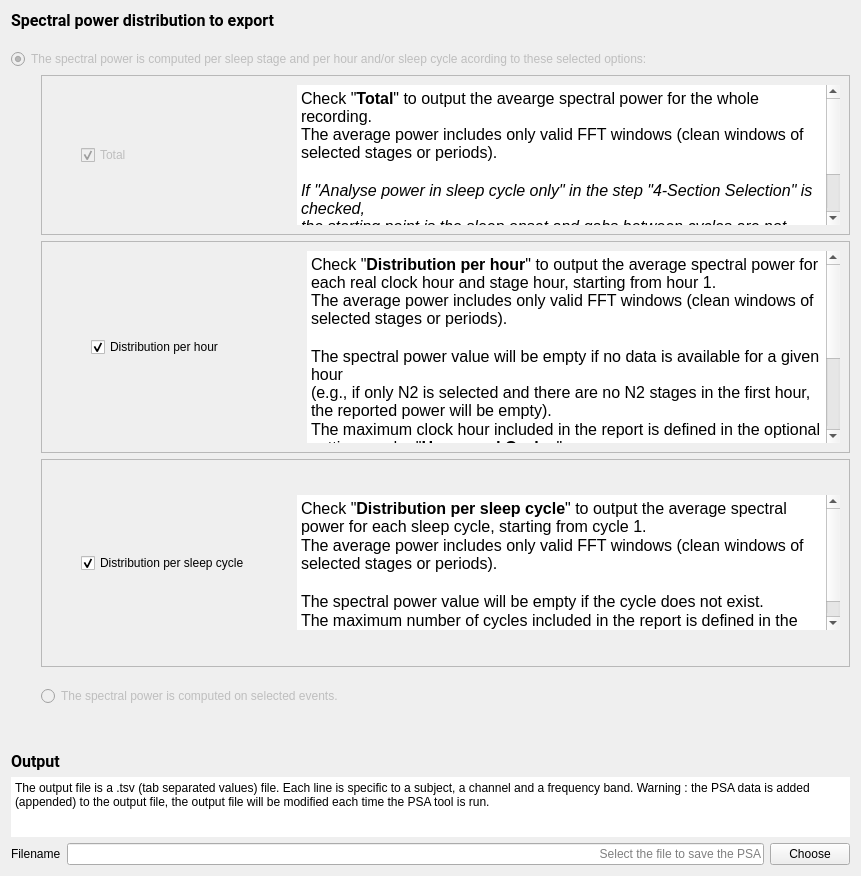
<?xml version="1.0" encoding="UTF-8"?>
<ui version="4.0">
 <class>Outputfiles</class>
 <widget class="QWidget" name="Outputfiles">
  <property name="geometry">
   <rect>
    <x>0</x>
    <y>0</y>
    <width>861</width>
    <height>876</height>
   </rect>
  </property>
  <property name="windowTitle">
   <string/>
  </property>
  <property name="styleSheet">
   <string>font: 12pt &quot;Roboto&quot;;</string>
  </property>
  <layout class="QVBoxLayout" name="verticalLayout_3">
   <item>
    <widget class="QLabel" name="label">
     <property name="font">
      <font>
       <family>Roboto</family>
       <pointsize>12</pointsize>
       <italic>false</italic>
       <bold>false</bold>
      </font>
     </property>
     <property name="text">
      <string>&lt;html&gt;&lt;head/&gt;&lt;body&gt;&lt;p&gt;&lt;span style=&quot; font-weight:600;&quot;&gt;Spectral power distribution to export&lt;/span&gt;&lt;/p&gt;&lt;/body&gt;&lt;/html&gt;</string>
     </property>
    </widget>
   </item>
   <item>
    <spacer name="verticalSpacer_4">
     <property name="orientation">
      <enum>Qt::Orientation::Vertical</enum>
     </property>
     <property name="sizeType">
      <enum>QSizePolicy::Policy::Fixed</enum>
     </property>
     <property name="sizeHint" stdset="0">
      <size>
       <width>20</width>
       <height>13</height>
      </size>
     </property>
    </spacer>
   </item>
   <item>
    <widget class="QRadioButton" name="radioButton_stage">
     <property name="enabled">
      <bool>false</bool>
     </property>
     <property name="toolTip">
      <string>To enable the radio button go to the Section Selection Step.</string>
     </property>
     <property name="text">
      <string>The spectral power is computed per sleep stage and per hour and/or sleep cycle acording to these selected options:</string>
     </property>
     <property name="checked">
      <bool>true</bool>
     </property>
    </widget>
   </item>
   <item>
    <layout class="QHBoxLayout" name="horizontalLayout_5">
     <item>
      <spacer name="horizontalSpacer_2">
       <property name="orientation">
        <enum>Qt::Orientation::Horizontal</enum>
       </property>
       <property name="sizeType">
        <enum>QSizePolicy::Policy::Fixed</enum>
       </property>
       <property name="sizeHint" stdset="0">
        <size>
         <width>30</width>
         <height>13</height>
        </size>
       </property>
      </spacer>
     </item>
     <item>
      <layout class="QVBoxLayout" name="verticalLayout">
       <item>
        <widget class="QFrame" name="frame">
         <property name="frameShape">
          <enum>QFrame::Shape::StyledPanel</enum>
         </property>
         <property name="frameShadow">
          <enum>QFrame::Shadow::Raised</enum>
         </property>
         <layout class="QHBoxLayout" name="horizontalLayout">
          <item>
           <spacer name="horizontalSpacer_3">
            <property name="orientation">
             <enum>Qt::Orientation::Horizontal</enum>
            </property>
            <property name="sizeType">
             <enum>QSizePolicy::Policy::Fixed</enum>
            </property>
            <property name="sizeHint" stdset="0">
             <size>
              <width>30</width>
              <height>20</height>
             </size>
            </property>
           </spacer>
          </item>
          <item>
           <widget class="QCheckBox" name="total_checkBox">
            <property name="enabled">
             <bool>false</bool>
            </property>
            <property name="minimumSize">
             <size>
              <width>210</width>
              <height>0</height>
             </size>
            </property>
            <property name="maximumSize">
             <size>
              <width>210</width>
              <height>16777215</height>
             </size>
            </property>
            <property name="toolTip">
             <string/>
            </property>
            <property name="text">
             <string>Total</string>
            </property>
            <property name="checked">
             <bool>true</bool>
            </property>
           </widget>
          </item>
          <item>
           <widget class="QTextEdit" name="textEdit_tot">
            <property name="sizePolicy">
             <sizepolicy hsizetype="Expanding" vsizetype="Preferred">
              <horstretch>0</horstretch>
              <verstretch>0</verstretch>
             </sizepolicy>
            </property>
            <property name="maximumSize">
             <size>
              <width>16777215</width>
              <height>140</height>
             </size>
            </property>
            <property name="frameShape">
             <enum>QFrame::Shape::NoFrame</enum>
            </property>
            <property name="frameShadow">
             <enum>QFrame::Shadow::Plain</enum>
            </property>
            <property name="lineWidth">
             <number>0</number>
            </property>
            <property name="readOnly">
             <bool>true</bool>
            </property>
            <property name="html">
             <string>&lt;!DOCTYPE HTML PUBLIC &quot;-//W3C//DTD HTML 4.0//EN&quot; &quot;http://www.w3.org/TR/REC-html40/strict.dtd&quot;&gt;
&lt;html&gt;&lt;head&gt;&lt;meta name=&quot;qrichtext&quot; content=&quot;1&quot; /&gt;&lt;meta charset=&quot;utf-8&quot; /&gt;&lt;style type=&quot;text/css&quot;&gt;
p, li { white-space: pre-wrap; }
hr { height: 1px; border-width: 0; }
li.unchecked::marker { content: &quot;\2610&quot;; }
li.checked::marker { content: &quot;\2612&quot;; }
&lt;/style&gt;&lt;/head&gt;&lt;body style=&quot; font-family:'Roboto'; font-size:12pt; font-weight:400; font-style:normal;&quot;&gt;
&lt;p style=&quot; margin-top:0px; margin-bottom:0px; margin-left:0px; margin-right:0px; -qt-block-indent:0; text-indent:0px;&quot;&gt;Check &amp;quot;&lt;span style=&quot; font-weight:600;&quot;&gt;Total&lt;/span&gt;&amp;quot; to output the avearge spectral power for the whole recording. &lt;br /&gt;The average power includes only valid FFT windows (clean windows of selected stages or periods).&lt;/p&gt;
&lt;p style=&quot;-qt-paragraph-type:empty; margin-top:0px; margin-bottom:0px; margin-left:0px; margin-right:0px; -qt-block-indent:0; text-indent:0px;&quot;&gt;&lt;br /&gt;&lt;/p&gt;
&lt;p style=&quot; margin-top:0px; margin-bottom:0px; margin-left:0px; margin-right:0px; -qt-block-indent:0; text-indent:0px;&quot;&gt;&lt;span style=&quot; font-style:italic;&quot;&gt;If &amp;quot;Analyse power in sleep cycle only&amp;quot; in the step &amp;quot;4-Section Selection&amp;quot; is checked, &lt;br /&gt;the starting point is the sleep onset and gabs between cycles are not analysed.&lt;br /&gt;Otherwise all the recording is analysed, even before the sleep onset and after the last asleep epoch.&lt;/span&gt;&lt;/p&gt;&lt;/body&gt;&lt;/html&gt;</string>
            </property>
           </widget>
          </item>
         </layout>
        </widget>
       </item>
       <item>
        <widget class="QFrame" name="frame_2">
         <property name="frameShape">
          <enum>QFrame::Shape::StyledPanel</enum>
         </property>
         <property name="frameShadow">
          <enum>QFrame::Shadow::Raised</enum>
         </property>
         <layout class="QHBoxLayout" name="horizontalLayout_3">
          <item>
           <spacer name="horizontalSpacer">
            <property name="orientation">
             <enum>Qt::Orientation::Horizontal</enum>
            </property>
            <property name="sizeType">
             <enum>QSizePolicy::Policy::Fixed</enum>
            </property>
            <property name="sizeHint" stdset="0">
             <size>
              <width>40</width>
              <height>20</height>
             </size>
            </property>
           </spacer>
          </item>
          <item>
           <widget class="QCheckBox" name="hour_checkBox">
            <property name="minimumSize">
             <size>
              <width>210</width>
              <height>0</height>
             </size>
            </property>
            <property name="maximumSize">
             <size>
              <width>210</width>
              <height>16777215</height>
             </size>
            </property>
            <property name="toolTip">
             <string/>
            </property>
            <property name="text">
             <string>Distribution per hour</string>
            </property>
            <property name="checked">
             <bool>true</bool>
            </property>
           </widget>
          </item>
          <item>
           <widget class="QTextEdit" name="textEdit_hour">
            <property name="sizePolicy">
             <sizepolicy hsizetype="Expanding" vsizetype="Expanding">
              <horstretch>0</horstretch>
              <verstretch>0</verstretch>
             </sizepolicy>
            </property>
            <property name="minimumSize">
             <size>
              <width>0</width>
              <height>0</height>
             </size>
            </property>
            <property name="maximumSize">
             <size>
              <width>16777215</width>
              <height>16777215</height>
             </size>
            </property>
            <property name="frameShape">
             <enum>QFrame::Shape::NoFrame</enum>
            </property>
            <property name="frameShadow">
             <enum>QFrame::Shadow::Plain</enum>
            </property>
            <property name="lineWidth">
             <number>0</number>
            </property>
            <property name="readOnly">
             <bool>true</bool>
            </property>
            <property name="html">
             <string>&lt;!DOCTYPE HTML PUBLIC &quot;-//W3C//DTD HTML 4.0//EN&quot; &quot;http://www.w3.org/TR/REC-html40/strict.dtd&quot;&gt;
&lt;html&gt;&lt;head&gt;&lt;meta name=&quot;qrichtext&quot; content=&quot;1&quot; /&gt;&lt;meta charset=&quot;utf-8&quot; /&gt;&lt;style type=&quot;text/css&quot;&gt;
p, li { white-space: pre-wrap; }
hr { height: 1px; border-width: 0; }
li.unchecked::marker { content: &quot;\2610&quot;; }
li.checked::marker { content: &quot;\2612&quot;; }
&lt;/style&gt;&lt;/head&gt;&lt;body style=&quot; font-family:'Roboto'; font-size:12pt; font-weight:400; font-style:normal;&quot;&gt;
&lt;p style=&quot; margin-top:0px; margin-bottom:0px; margin-left:0px; margin-right:0px; -qt-block-indent:0; text-indent:0px;&quot;&gt;Check &amp;quot;&lt;span style=&quot; font-weight:600;&quot;&gt;Distribution per hour&lt;/span&gt;&amp;quot; to output the average spectral power for each real clock hour and stage hour, starting from hour 1. &lt;br /&gt;The average power includes only valid FFT windows (clean windows of selected stages or periods).&lt;/p&gt;
&lt;p style=&quot;-qt-paragraph-type:empty; margin-top:0px; margin-bottom:0px; margin-left:0px; margin-right:0px; -qt-block-indent:0; text-indent:0px;&quot;&gt;&lt;br /&gt;&lt;/p&gt;
&lt;p style=&quot; margin-top:0px; margin-bottom:0px; margin-left:0px; margin-right:0px; -qt-block-indent:0; text-indent:0px;&quot;&gt;The spectral power value will be empty if no data is available for a given hour &lt;br /&gt;(e.g., if only N2 is selected and there are no N2 stages in the first hour, the reported power will be empty).&lt;/p&gt;
&lt;p style=&quot; margin-top:0px; margin-bottom:0px; margin-left:0px; margin-right:0px; -qt-block-indent:0; text-indent:0px;&quot;&gt;The maximum clock hour included in the report is defined in the optional settings under &amp;quot;&lt;span style=&quot; font-weight:600;&quot;&gt;Hours and Cycles&lt;/span&gt;&amp;quot;.&lt;/p&gt;
&lt;p style=&quot;-qt-paragraph-type:empty; margin-top:0px; margin-bottom:0px; margin-left:0px; margin-right:0px; -qt-block-indent:0; text-indent:0px;&quot;&gt;&lt;br /&gt;&lt;/p&gt;
&lt;p style=&quot; margin-top:0px; margin-bottom:0px; margin-left:0px; margin-right:0px; -qt-block-indent:0; text-indent:0px;&quot;&gt;&lt;span style=&quot; font-style:italic;&quot;&gt;If &amp;quot;Analyse power in sleep cycle only&amp;quot; in the step &amp;quot;4-Section Selection&amp;quot; is checked, &lt;br /&gt;the starting point is the sleep onset and gabs between cycles are not analysed.&lt;br /&gt;Otherwise all the recording is analysed, even before the sleep onset and after the last asleep epoch.&lt;/span&gt;&lt;/p&gt;&lt;/body&gt;&lt;/html&gt;</string>
            </property>
           </widget>
          </item>
         </layout>
        </widget>
       </item>
       <item>
        <widget class="QFrame" name="frame_3">
         <property name="frameShape">
          <enum>QFrame::Shape::StyledPanel</enum>
         </property>
         <property name="frameShadow">
          <enum>QFrame::Shadow::Raised</enum>
         </property>
         <layout class="QHBoxLayout" name="horizontalLayout_4">
          <item>
           <spacer name="horizontalSpacer_4">
            <property name="orientation">
             <enum>Qt::Orientation::Horizontal</enum>
            </property>
            <property name="sizeType">
             <enum>QSizePolicy::Policy::Fixed</enum>
            </property>
            <property name="sizeHint" stdset="0">
             <size>
              <width>30</width>
              <height>20</height>
             </size>
            </property>
           </spacer>
          </item>
          <item>
           <widget class="QCheckBox" name="cycle_checkBox">
            <property name="minimumSize">
             <size>
              <width>210</width>
              <height>0</height>
             </size>
            </property>
            <property name="maximumSize">
             <size>
              <width>210</width>
              <height>16777215</height>
             </size>
            </property>
            <property name="toolTip">
             <string/>
            </property>
            <property name="text">
             <string>Distribution per sleep cycle</string>
            </property>
            <property name="checked">
             <bool>true</bool>
            </property>
           </widget>
          </item>
          <item>
           <widget class="QTextEdit" name="textEdit_cycle">
            <property name="sizePolicy">
             <sizepolicy hsizetype="Expanding" vsizetype="Expanding">
              <horstretch>0</horstretch>
              <verstretch>0</verstretch>
             </sizepolicy>
            </property>
            <property name="minimumSize">
             <size>
              <width>0</width>
              <height>0</height>
             </size>
            </property>
            <property name="maximumSize">
             <size>
              <width>16777215</width>
              <height>135</height>
             </size>
            </property>
            <property name="frameShape">
             <enum>QFrame::Shape::NoFrame</enum>
            </property>
            <property name="frameShadow">
             <enum>QFrame::Shadow::Plain</enum>
            </property>
            <property name="lineWidth">
             <number>0</number>
            </property>
            <property name="readOnly">
             <bool>true</bool>
            </property>
            <property name="html">
             <string>&lt;!DOCTYPE HTML PUBLIC &quot;-//W3C//DTD HTML 4.0//EN&quot; &quot;http://www.w3.org/TR/REC-html40/strict.dtd&quot;&gt;
&lt;html&gt;&lt;head&gt;&lt;meta name=&quot;qrichtext&quot; content=&quot;1&quot; /&gt;&lt;meta charset=&quot;utf-8&quot; /&gt;&lt;style type=&quot;text/css&quot;&gt;
p, li { white-space: pre-wrap; }
hr { height: 1px; border-width: 0; }
li.unchecked::marker { content: &quot;\2610&quot;; }
li.checked::marker { content: &quot;\2612&quot;; }
&lt;/style&gt;&lt;/head&gt;&lt;body style=&quot; font-family:'Roboto'; font-size:12pt; font-weight:400; font-style:normal;&quot;&gt;
&lt;p style=&quot; margin-top:0px; margin-bottom:0px; margin-left:0px; margin-right:0px; -qt-block-indent:0; text-indent:0px;&quot;&gt;Check &amp;quot;&lt;span style=&quot; font-weight:600;&quot;&gt;Distribution per sleep cycle&lt;/span&gt;&amp;quot; to output the average spectral power for each sleep cycle, starting from cycle 1. &lt;/p&gt;
&lt;p style=&quot; margin-top:0px; margin-bottom:0px; margin-left:0px; margin-right:0px; -qt-block-indent:0; text-indent:0px;&quot;&gt;The average power includes only valid FFT windows (clean windows of selected stages or periods).&lt;/p&gt;
&lt;p style=&quot;-qt-paragraph-type:empty; margin-top:0px; margin-bottom:0px; margin-left:0px; margin-right:0px; -qt-block-indent:0; text-indent:0px;&quot;&gt;&lt;br /&gt;&lt;/p&gt;
&lt;p style=&quot; margin-top:0px; margin-bottom:0px; margin-left:0px; margin-right:0px; -qt-block-indent:0; text-indent:0px;&quot;&gt;The spectral power value will be empty if the cycle does not exist.&lt;/p&gt;
&lt;p style=&quot; margin-top:0px; margin-bottom:0px; margin-left:0px; margin-right:0px; -qt-block-indent:0; text-indent:0px;&quot;&gt;The maximum number of cycles included in the report is defined in the optional settings under &amp;quot;&lt;span style=&quot; font-weight:600;&quot;&gt;Hours and Cycles&lt;/span&gt;&amp;quot;.&lt;/p&gt;&lt;/body&gt;&lt;/html&gt;</string>
            </property>
           </widget>
          </item>
         </layout>
        </widget>
       </item>
       <item>
        <spacer name="verticalSpacer_3">
         <property name="orientation">
          <enum>Qt::Orientation::Vertical</enum>
         </property>
         <property name="sizeType">
          <enum>QSizePolicy::Policy::Fixed</enum>
         </property>
         <property name="sizeHint" stdset="0">
          <size>
           <width>20</width>
           <height>13</height>
          </size>
         </property>
        </spacer>
       </item>
       <item>
        <widget class="QRadioButton" name="radioButton_annot">
         <property name="enabled">
          <bool>false</bool>
         </property>
         <property name="toolTip">
          <string>To enable the radio button go to the Section Selection Step.</string>
         </property>
         <property name="text">
          <string>The spectral power is computed on selected events.</string>
         </property>
        </widget>
       </item>
      </layout>
     </item>
    </layout>
   </item>
   <item>
    <spacer name="verticalSpacer">
     <property name="orientation">
      <enum>Qt::Orientation::Vertical</enum>
     </property>
     <property name="sizeType">
      <enum>QSizePolicy::Policy::Preferred</enum>
     </property>
     <property name="sizeHint" stdset="0">
      <size>
       <width>20</width>
       <height>40</height>
      </size>
     </property>
    </spacer>
   </item>
   <item>
    <layout class="QVBoxLayout" name="verticalLayout_2">
     <item>
      <widget class="QLabel" name="label_4">
       <property name="sizePolicy">
        <sizepolicy hsizetype="Preferred" vsizetype="Fixed">
         <horstretch>0</horstretch>
         <verstretch>0</verstretch>
        </sizepolicy>
       </property>
       <property name="font">
        <font>
         <family>Roboto</family>
         <pointsize>12</pointsize>
         <italic>false</italic>
         <bold>false</bold>
        </font>
       </property>
       <property name="text">
        <string>&lt;html&gt;&lt;head/&gt;&lt;body&gt;&lt;p&gt;&lt;span style=&quot; font-weight:600;&quot;&gt;Output&lt;/span&gt;&lt;/p&gt;&lt;/body&gt;&lt;/html&gt;</string>
       </property>
      </widget>
     </item>
     <item>
      <widget class="QPlainTextEdit" name="plainTextEdit_4">
       <property name="maximumSize">
        <size>
         <width>16777215</width>
         <height>60</height>
        </size>
       </property>
       <property name="frameShape">
        <enum>QFrame::Shape::NoFrame</enum>
       </property>
       <property name="frameShadow">
        <enum>QFrame::Shadow::Plain</enum>
       </property>
       <property name="lineWidth">
        <number>0</number>
       </property>
       <property name="readOnly">
        <bool>true</bool>
       </property>
       <property name="plainText">
        <string>The output file is a .tsv (tab separated values) file. Each line is specific to a subject, a channel and a frequency band. Warning : the PSA data is added (appended) to the output file, the output file will be modified each time the PSA tool is run.</string>
       </property>
      </widget>
     </item>
     <item>
      <layout class="QHBoxLayout" name="horizontalLayout_2">
       <item>
        <widget class="QLabel" name="label_3">
         <property name="text">
          <string>Filename</string>
         </property>
        </widget>
       </item>
       <item>
        <widget class="QLineEdit" name="filename_lineEdit">
         <property name="inputMask">
          <string/>
         </property>
         <property name="text">
          <string/>
         </property>
         <property name="alignment">
          <set>Qt::AlignmentFlag::AlignRight|Qt::AlignmentFlag::AlignTrailing|Qt::AlignmentFlag::AlignVCenter</set>
         </property>
         <property name="placeholderText">
          <string>Select the file to save the PSA</string>
         </property>
        </widget>
       </item>
       <item>
        <widget class="QPushButton" name="choose_pushButton">
         <property name="text">
          <string>Choose</string>
         </property>
        </widget>
       </item>
      </layout>
     </item>
    </layout>
   </item>
  </layout>
 </widget>
 <resources>
  <include location="../../../../../snooz-toolbox/src/main/python/ui/themes/themes.qrc"/>
 </resources>
 <connections>
  <connection>
   <sender>choose_pushButton</sender>
   <signal>clicked()</signal>
   <receiver>Outputfiles</receiver>
   <slot>choose_button_slot()</slot>
   <hints>
    <hint type="sourcelabel">
     <x>367</x>
     <y>221</y>
    </hint>
    <hint type="destinationlabel">
     <x>333</x>
     <y>312</y>
    </hint>
   </hints>
  </connection>
 </connections>
 <slots>
  <slot>choose_button_slot()</slot>
 </slots>
</ui>
